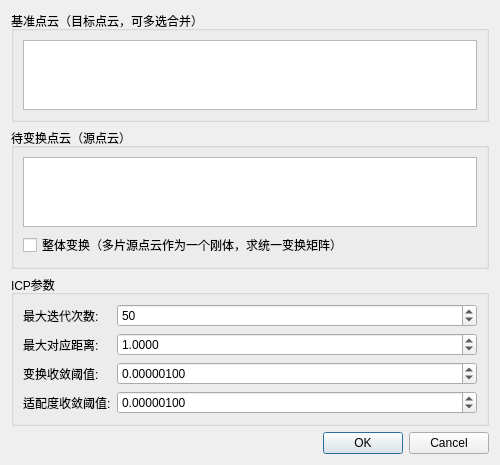
<?xml version="1.0" encoding="UTF-8"?>
<ui version="4.0">
 <class>ICPDialog</class>
 <widget class="QDialog" name="ICPDialog">
  <property name="geometry">
   <rect>
    <x>0</x>
    <y>0</y>
    <width>500</width>
    <height>400</height>
   </rect>
  </property>
  <property name="windowTitle">
   <string>ICP配准 (Iterative Closest Point)</string>
  </property>
  <layout class="QVBoxLayout" name="verticalLayout">
   <item>
    <widget class="QGroupBox" name="groupBoxReference">
     <property name="title">
      <string>基准点云（目标点云，可多选合并）</string>
     </property>
     <layout class="QVBoxLayout" name="verticalLayout_2">
      <item>
       <widget class="QListWidget" name="listWidgetReference">
        <property name="selectionMode">
         <enum>QAbstractItemView::MultiSelection</enum>
        </property>
        <property name="toolTip">
         <string>选择作为配准目标的基准点云（可多选，多片将合并为一个整体目标）</string>
        </property>
       </widget>
      </item>
     </layout>
    </widget>
   </item>
   <item>
    <widget class="QGroupBox" name="groupBoxSource">
     <property name="title">
      <string>待变换点云（源点云）</string>
     </property>
     <layout class="QVBoxLayout" name="verticalLayout_3">
      <item>
       <widget class="QListWidget" name="listWidgetSource">
        <property name="selectionMode">
         <enum>QAbstractItemView::MultiSelection</enum>
        </property>
        <property name="toolTip">
         <string>选择需要配准到基准点云的源点云（可多选）</string>
        </property>
       </widget>
      </item>
      <item>
       <widget class="QCheckBox" name="checkBoxWholeTransform">
        <property name="text">
         <string>整体变换（多片源点云作为一个刚体，求统一变换矩阵）</string>
        </property>
        <property name="toolTip">
         <string>勾选：多片待变换点云合并求一个统一变换矩阵，所有片用同一矩阵一起变换；不勾选：每片各自独立配准</string>
        </property>
       </widget>
      </item>
     </layout>
    </widget>
   </item>
   <item>
    <widget class="QGroupBox" name="groupBoxParameters">
     <property name="title">
      <string>ICP参数</string>
     </property>
     <layout class="QFormLayout" name="formLayout">
      <item row="0" column="0">
       <widget class="QLabel" name="labelMaxIterations">
        <property name="text">
         <string>最大迭代次数:</string>
        </property>
       </widget>
      </item>
      <item row="0" column="1">
       <widget class="QSpinBox" name="spinBoxMaxIterations">
        <property name="minimum">
         <number>1</number>
        </property>
        <property name="maximum">
         <number>1000</number>
        </property>
        <property name="value">
         <number>50</number>
        </property>
        <property name="toolTip">
         <string>ICP算法的最大迭代次数</string>
        </property>
       </widget>
      </item>
      <item row="1" column="0">
       <widget class="QLabel" name="labelMaxDistance">
        <property name="text">
         <string>最大对应距离:</string>
        </property>
       </widget>
      </item>
      <item row="1" column="1">
       <widget class="QDoubleSpinBox" name="spinBoxMaxDistance">
        <property name="decimals">
         <number>4</number>
        </property>
        <property name="minimum">
         <double>0.000100000000000</double>
        </property>
        <property name="maximum">
         <double>1000.000000000000000</double>
        </property>
        <property name="value">
         <double>1.000000000000000</double>
        </property>
        <property name="toolTip">
         <string>点对应的最大距离阈值</string>
        </property>
       </widget>
      </item>
      <item row="2" column="0">
       <widget class="QLabel" name="labelTransformEpsilon">
        <property name="text">
         <string>变换收敛阈值:</string>
        </property>
       </widget>
      </item>
      <item row="2" column="1">
       <widget class="QDoubleSpinBox" name="spinBoxTransformEpsilon">
        <property name="decimals">
         <number>8</number>
        </property>
        <property name="minimum">
         <double>0.000000010000000</double>
        </property>
        <property name="maximum">
         <double>1.000000000000000</double>
        </property>
        <property name="value">
         <double>0.000001000000000</double>
        </property>
        <property name="toolTip">
         <string>两次变换之间的最小差值</string>
        </property>
       </widget>
      </item>
      <item row="3" column="0">
       <widget class="QLabel" name="labelFitnessEpsilon">
        <property name="text">
         <string>适配度收敛阈值:</string>
        </property>
       </widget>
      </item>
      <item row="3" column="1">
       <widget class="QDoubleSpinBox" name="spinBoxFitnessEpsilon">
        <property name="decimals">
         <number>8</number>
        </property>
        <property name="minimum">
         <double>0.000000010000000</double>
        </property>
        <property name="maximum">
         <double>1.000000000000000</double>
        </property>
        <property name="value">
         <double>0.000001000000000</double>
        </property>
        <property name="toolTip">
         <string>适配度分数的最小改进量</string>
        </property>
       </widget>
      </item>
     </layout>
    </widget>
   </item>
   <item>
    <widget class="QDialogButtonBox" name="buttonBox">
     <property name="standardButtons">
      <set>QDialogButtonBox::Cancel|QDialogButtonBox::Ok</set>
     </property>
    </widget>
   </item>
  </layout>
 </widget>
 <resources/>
 <connections>
  <connection>
   <sender>buttonBox</sender>
   <signal>accepted()</signal>
   <receiver>ICPDialog</receiver>
   <slot>accept()</slot>
   <hints>
    <hint type="sourcelabel">
     <x>248</x>
     <y>254</y>
    </hint>
    <hint type="destinationlabel">
     <x>157</x>
     <y>274</y>
    </hint>
   </hints>
  </connection>
  <connection>
   <sender>buttonBox</sender>
   <signal>rejected()</signal>
   <receiver>ICPDialog</receiver>
   <slot>reject()</slot>
   <hints>
    <hint type="sourcelabel">
     <x>316</x>
     <y>260</y>
    </hint>
    <hint type="destinationlabel">
     <x>286</x>
     <y>274</y>
    </hint>
   </hints>
  </connection>
 </connections>
</ui>
